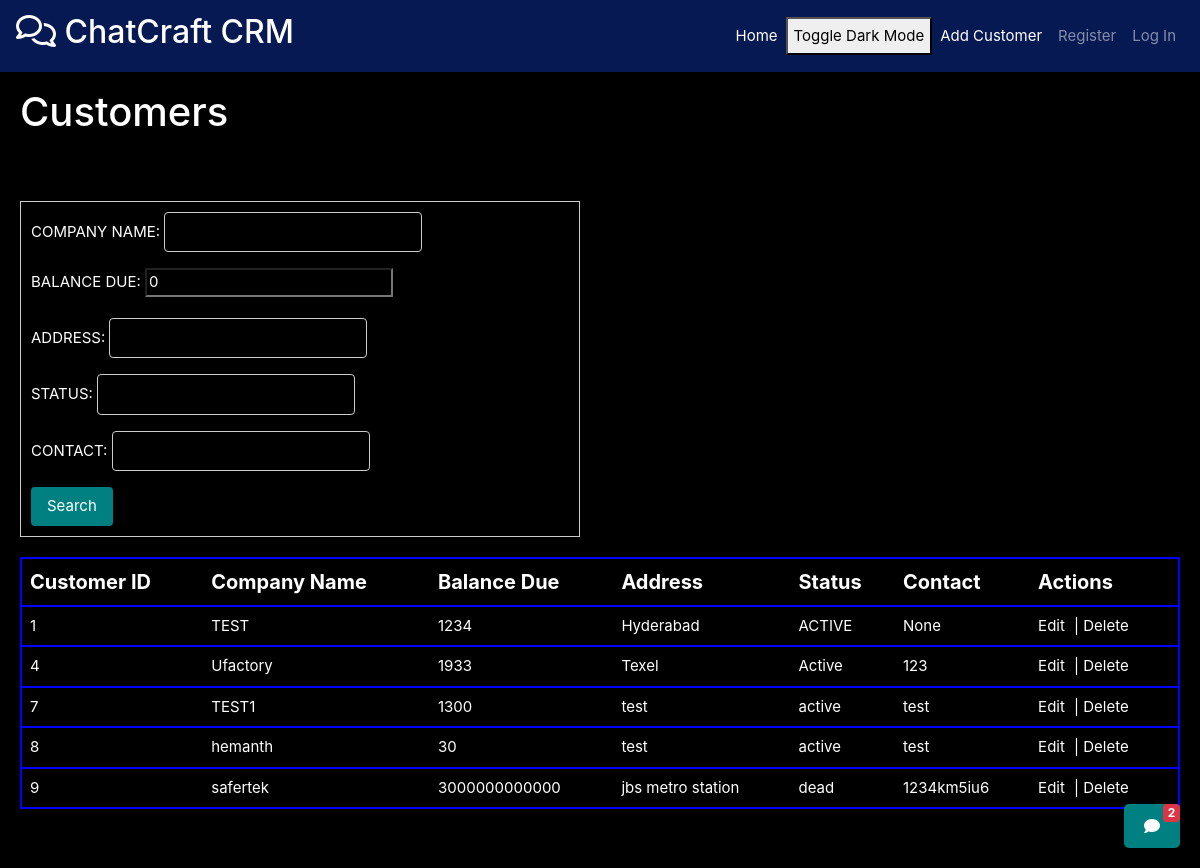
/customers/get/, run on an earlier commit of the app's database.
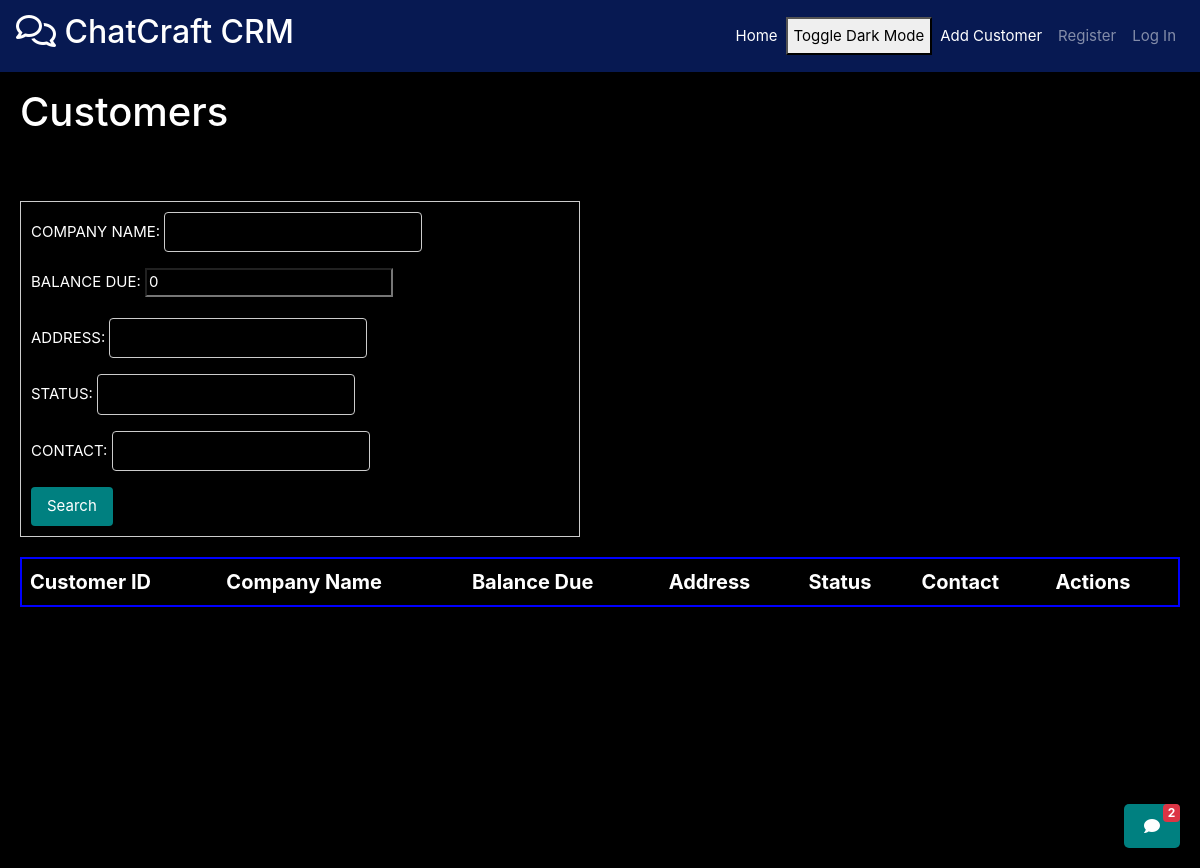
And on a later commit of the database.
### customers/models.py (models this page shows, shortened)
class Customer(models.Model):
    CUSTOMER_ID=models.AutoField(primary_key=True)
    COMPANY_NAME=models.CharField(max_length=35,unique=True)
    BALANCE_DUE=models.IntegerField(default=0,blank=True,null=True)
    ADDRESS = models.CharField(max_length=35,null=True,blank=True)
    STATUS = models.CharField(max_length=35,null=True,blank=True)
    CONTACT = models.CharField(max_length=10,null=True,blank=True)

### customers/views.py (the view)
# urls.py: path('get/', views.getCustomer),
def getCustomer(request : HttpRequest):
    data = request.GET
    customers = Customer.objects.all()
    filter_fields =["COMPANY_NAME", "BALANCE_DUE", "ADDRESS", "STATUS", "CONTACT"]
    for field in filter_fields:
        param_value = data.get(field)
        if param_value:
            customers = customers.filter(**{field: param_value})
    customer_list = []
    for customer in customers:
        customer_details = {
            "CUSTOMER_ID":customer.CUSTOMER_ID,
            "COMPANY_NAME": customer.COMPANY_NAME,
            "BALANCE_DUE": customer.BALANCE_DUE,
            "ADDRESS": customer.ADDRESS,
            "STATUS": customer.STATUS,
            "CONTACT" : customer.CONTACT,
        }
        customer_list.append(customer_details)
    customer_data = json.dumps(customer_list, indent=4)
    return render(request, 'Customers/display_customers.html', {'customers':customers,'form':CustomerForm})

### customers/templates/Customers/display_customers.html (shortened to what this page needs)
{% extends 'base.html' %}
{% block extra_nav %}
<li class="nav-item">
    <a class="nav-link" href="/customers/add/" style="color: white;">Add Customer</a>
</li>
{% endblock %}
{% block content %}
<h1 class="page-title">Customers</h1>
<br><br>
<form method="get" novalidate style="width: 560px;">
    {{ form.as_p }}
    <button type="submit">Search</button>
</form>
<table class="custom-table">
    <thead>
        <tr class="table-header">
            <th>Customer ID</th>
            <th>Company Name</th>
            <th>Balance Due</th>
            <th>Address</th>
            <th>Status</th>
            <th>Contact</th>
            <th>Actions</th>
        </tr>
    </thead>
    <tbody>
        {% for customer in customers %}
        <tr>
            <td>{{ customer.CUSTOMER_ID }}</td>
            <td>{{ customer.COMPANY_NAME }}</td>
            <td>{{ customer.BALANCE_DUE }}</td>
            <td>{{ customer.ADDRESS }}</td>
            <td>{{ customer.STATUS }}</td>
            <td>{{ customer.CONTACT }}</td>
            <td>
                <a href="/customers/edit/{{ customer.CUSTOMER_ID }}/" class="action-link">Edit</a> |
                <a href="/customers/delete/{{ customer.CUSTOMER_ID }}/" class="action-link">Delete</a>
            </td>
        </tr>
        {% endfor %}
    </tbody>
</table>
{% endblock %}

What changed in the data, as far as the page shows it:
removed Customer: CUSTOMER_ID "1", COMPANY_NAME "TEST", BALANCE_DUE "1234", ADDRESS "Hyderabad", STATUS "ACTIVE", CONTACT "None"
removed Customer: CUSTOMER_ID "4", COMPANY_NAME "Ufactory", BALANCE_DUE "1933", ADDRESS "Texel", STATUS "Active", CONTACT "123"
removed Customer: CUSTOMER_ID "7", COMPANY_NAME "TEST1", BALANCE_DUE "1300", ADDRESS "test", STATUS "active", CONTACT "test"
removed Customer: CUSTOMER_ID "8", COMPANY_NAME "hemanth", BALANCE_DUE "30", ADDRESS "test", STATUS "active", CONTACT "test"
removed Customer: CUSTOMER_ID "9", COMPANY_NAME "safertek", BALANCE_DUE "3000000000000", ADDRESS "jbs metro station", STATUS "dead", CONTACT "1234km5iu6"
